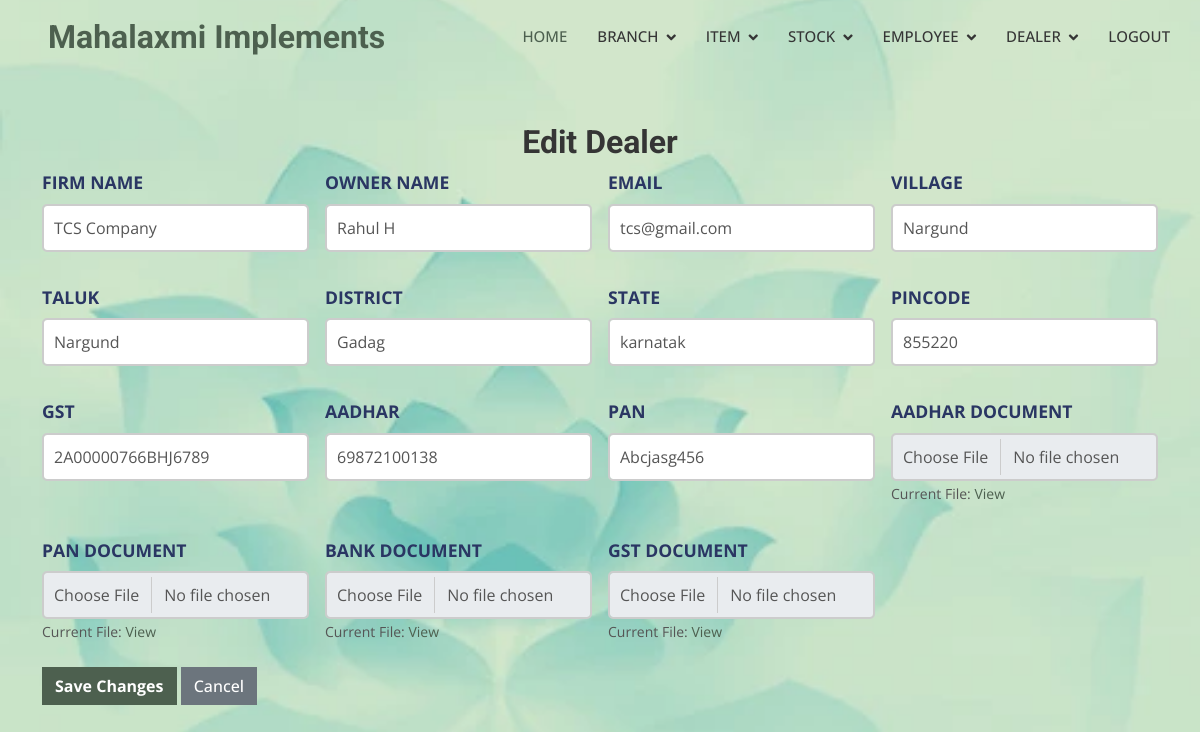
The app's page /edit_dealer/1/edit/ with its own data.
### Maha_app/models.py (models this page shows)
class Dealer(models.Model):
    Firm_name = models.CharField(max_length=50)
    Owner_name = models.CharField(max_length=50)
    email = models.CharField(max_length=50)
    village = models.CharField(max_length=50)
    Taluk = models.CharField(max_length=50)
    district = models.CharField(max_length=50)
    state = models.CharField(max_length=50)
    pincode = models.CharField(max_length=50)
    gst = models.CharField(max_length=50)
    adhar = models.IntegerField()
    pan = models.CharField(max_length=50)
    adhar_document = models.FileField(upload_to='pdfs/')
    pan_document = models.FileField(upload_to='pdfs/')
    bank_document = models.FileField(upload_to='pdfs/')
    gst_doc = models.FileField(upload_to='pdfs/')
    contact = models.CharField(max_length=50)

### Maha_app/views.py (the view, shortened to what this page needs)
# urls.py: path("edit_dealer/<int:dealer_id>/edit/", views.edit_dealer, name="edit_dealer"),
def edit_dealer(request, dealer_id):
    dealer = get_object_or_404(Dealer, id=dealer_id)  # Fetch dealer by ID
    return render(request, "dealer_edit.html", {"dealer": dealer})

### Maha_app/templates/dealer_edit.html (shortened to what this page needs)
{% load static %}
<!DOCTYPE html>
<html lang="en">
<head>
    <link href="https://cdnjs.cloudflare.com/ajax/libs/font-awesome/5.10.0/css/all.min.css" rel="stylesheet">
    <link href="https://cdn.jsdelivr.net/npm/bootstrap-icons@1.4.1/font/bootstrap-icons.css" rel="stylesheet">
    <link href="{% static 'lib/animate/animate.min.css' %}" rel="stylesheet">
    <link href="{% static 'lib/owlcarousel/assets/owl.carousel.min.css' %}" rel="stylesheet">
    <link href="{% static 'lib/lightbox/css/lightbox.min.css' %}" rel="stylesheet">
    <link href="{% static 'css/bootstrap.min.css' %}" rel="stylesheet">
    <link href="{% static 'css/style.css' %}" rel="stylesheet">
</head>
<body>
    {% include 'admin_nav.html' %}
    <div class="container mt-5">
        <h2 class="text-center">Edit Dealer</h2>
        <form method="POST" enctype="multipart/form-data">
            <div class="row g-3">
                <div class="col-md-3">
                    <label for="Firm_name" class="form-label">Firm Name</label>
                    <input type="text" class="form-control" id="Firm_name" name="Firm_name" value="{{ dealer.Firm_name }}" required>
                </div>
                <div class="col-md-3">
                    <label for="Owner_name" class="form-label">Owner Name</label>
                    <input type="text" class="form-control" id="Owner_name" name="Owner_name" value="{{ dealer.Owner_name }}" required>
                </div>
                <div class="col-md-3">
                    <label for="email" class="form-label">Email</label>
                    <input type="email" class="form-control" id="email" name="email" value="{{ dealer.email }}" required>
                </div>
                <div class="col-md-3">
                    <label for="village" class="form-label">Village</label>
                    <input type="text" class="form-control" id="village" name="village" value="{{ dealer.village }}" required>
                </div>
            </div>
            <div class="row g-3 mt-3">
                <div class="col-md-3">
                    <label for="Taluk" class="form-label">Taluk</label>
                    <input type="text" class="form-control" id="Taluk" name="Taluk" value="{{ dealer.Taluk }}" required>
                </div>
                <div class="col-md-3">
                    <label for="district" class="form-label">District</label>
                    <input type="text" class="form-control" id="district" name="district" value="{{ dealer.district }}" required>
                </div>
                <div class="col-md-3">
                    <label for="state" class="form-label">State</label>
                    <input type="text" class="form-control" id="state" name="state" value="{{ dealer.state }}" required>
                </div>
                <div class="col-md-3">
                    <label for="pincode" class="form-label">Pincode</label>
                    <input type="text" class="form-control" id="pincode" name="pincode" value="{{ dealer.pincode }}" required>
                </div>
            </div>
            <div class="row g-3 mt-3">
                <div class="col-md-3">
                    <label for="gst" class="form-label">GST</label>
                    <input type="text" class="form-control" id="gst" name="gst" value="{{ dealer.gst }}" required>
                </div>
                <div class="col-md-3">
                    <label for="adhar" class="form-label">Aadhar</label>
                    <input type="number" class="form-control" id="adhar" name="adhar" value="{{ dealer.adhar }}" required>
                </div>
                <div class="col-md-3">
                    <label for="pan" class="form-label">PAN</label>
                    <input type="text" class="form-control" id="pan" name="pan" value="{{ dealer.pan }}" required>
                </div>
                <div class="col-md-3">
                    <label for="adhar_document" class="form-label">Aadhar Document</label>
                    <input type="file" class="form-control" id="adhar_document" name="adhar_document">
                    {% if dealer.adhar_document %}
                    <small>Current File: <a href="{{ dealer.adhar_document.url }}" target="_blank">View</a></small>
                    {% endif %}
                </div>
            </div>
            <div class="row g-3 mt-3">
                <div class="col-md-3">
                    <label for="pan_document" class="form-label">PAN Document</label>
                    <input type="file" class="form-control" id="pan_document" name="pan_document">
                    {% if dealer.pan_document %}
                    <small>Current File: <a href="{{ dealer.pan_document.url }}" target="_blank">View</a></small>
                    {% endif %}
                </div>
                <div class="col-md-3">
                    <label for="bank_document" class="form-label">Bank Document</label>
                    <input type="file" class="form-control" id="bank_document" name="bank_document">
                    {% if dealer.bank_document %}
                    <small>Current File: <a href="{{ dealer.bank_document.url }}" target="_blank">View</a></small>
                    {% endif %}
                </div>
                <div class="col-md-3">
                    <label for="gst_doc" class="form-label">GST Document</label>
                    <input type="file" class="form-control" id="gst_doc" name="gst_doc">
                    {% if dealer.gst_doc %}
                    <small>Current File: <a href="{{ dealer.gst_doc.url }}" target="_blank">View</a></small>
                    {% endif %}
                </div>
            </div>
            <div class="mt-4">
                <button type="submit" class="btn btn-primary">Save Changes</button>
                <a href="{% url 'dealer_list' %}" class="btn btn-secondary">Cancel</a>
            </div>
        </form>
    </div>
</body>
</html>

### Maha_app/static/css/style.css (style rules this page uses)
:root { --primary: #4d604f; --light: #F5F5F5; --dark: #353535; }
.btn { font-weight: 500; transition: .5s; }
.btn.btn-primary, .btn.btn-secondary { color: #FFFFFF; }

### records on screen
Dealer: Firm_name "TCS Company", Owner_name "Rahul H", email "tcs@gmail.com", village "Nargund", Taluk "Nargund", district "Gadag", state "karnatak", pincode "855220", gst "2A00000766BHJ6789", adhar "69872100138", pan "Abcjasg456"
